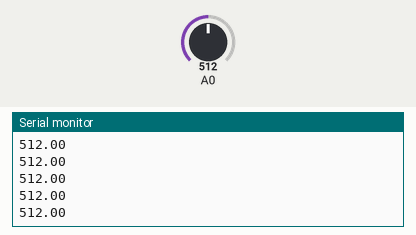
Recording of a sketch running on a simulated Arduino Uno, built with avr-gcc and run on an emulated ATmega328P. Parts: the last lines printed to the serial monitor. The inputs (shaded band) are chosen by the test bench; at power-on: A0 = 512.

Above: at 11.2 s.
11.3 s: A0 set to 716
At 12.3 s:
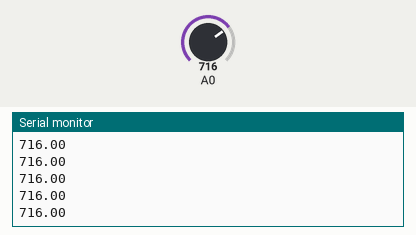
12.8 s: A0 set to 900
At 13.3 s:
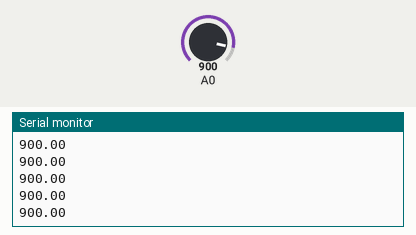
Timing chart, 0 to 15.8 s (numbered marks = the images above; inputs shaded):
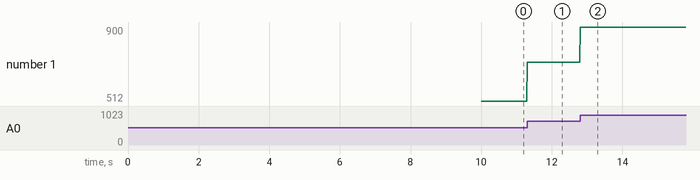

Measured:
- after the input at 11.3 s, the serial monitor: prints a new line at once (image 1)
- after the input at 12.8 s, the serial monitor: prints a new line at once (image 2)
- plotted number 1: 512 → 716 after the input at 11.3 s, 716 → 900 after the input at 12.8 s

The sketch:

piezo.ino
```cpp
void setup() {
  // put your setup code here, to run once:
  Serial.begin(9600);
  delay(10000); // 10 second delay before data transfer starts
}

void loop() {
  float piezoADC = analogRead(A0);
  float piezoV = piezoADC / 1024.0 * 3.0;
  String vib = String(piezoADC);
  Serial.println(vib);
  delay(16); //add delay between each data point

}
```
